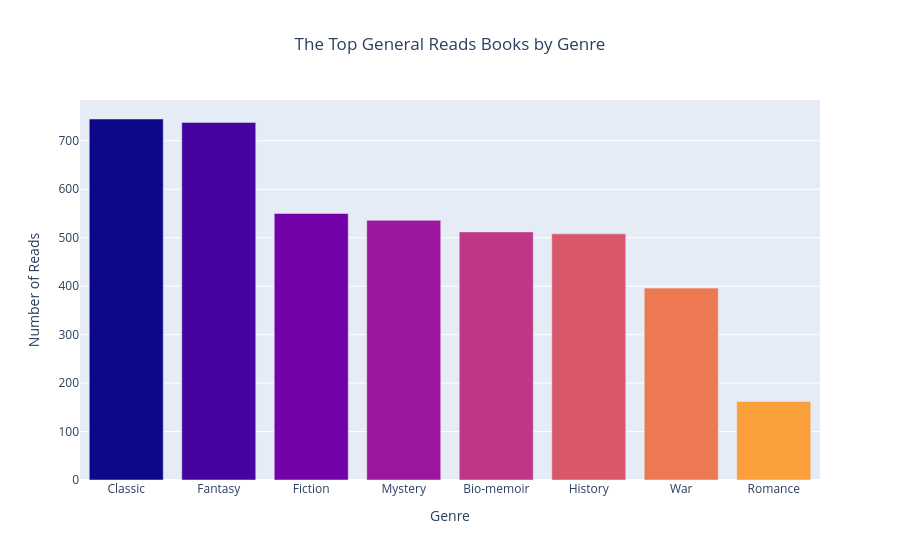

Notebook cell for this chart:
### Code cell
fig_books = px.bar(
    top_per_genre_distinct,
    x='tag_name',
    y='Count',
    color='tag_name',
    color_discrete_sequence=px.colors.sequential.Plasma,
    title='The Top General Reads Books by Genre',
    hover_data={'title': True}  
)


fig_books.update_traces(text=None)

fig_books.update_layout(
    title_x=0.5,
    xaxis_title='Genre',
    yaxis_title='Number of Reads',
    showlegend=False
)

fig_books.show()

### Figure 1 — Plotly figure (JSON) as saved in the notebook; plotly's stock layout.template omitted (floating-point values rounded to 4 significant figures)
{"data": [{"alignmentgroup": "True", "customdata": [["Harry Potter and the Sorcerer's Stone (Harry Potter, #1)"]], "hovertemplate": "tag_name=%{x}<br>Count=%{y}<br>title=%{customdata[0]}<extra></extra>", "legendgroup": "Classic", "marker": {"color": "#0d0887", "pattern": {"shape": ""}}, "name": "Classic", "offsetgroup": "Classic", "orientation": "v", "showlegend": true, "textposition": "auto", "type": "bar", "x": ["Classic"], "xaxis": "x", "y": [745], "yaxis": "y"}, {"alignmentgroup": "True", "customdata": [["The Hunger Games (The Hunger Games, #1)"]], "hovertemplate": "tag_name=%{x}<br>Count=%{y}<br>title=%{customdata[0]}<extra></extra>", "legendgroup": "Fantasy", "marker": {"color": "#46039f", "pattern": {"shape": ""}}, "name": "Fantasy", "offsetgroup": "Fantasy", "orientation": "v", "showlegend": true, "textposition": "auto", "type": "bar", "x": ["Fantasy"], "xaxis": "x", "y": [738], "yaxis": "y"}, {"alignmentgroup": "True", "customdata": [["Twilight (Twilight, #1)"]], "hovertemplate": "tag_name=%{x}<br>Count=%{y}<br>title=%{customdata[0]}<extra></extra>", "legendgroup": "Fiction", "marker": {"color": "#7201a8", "pattern": {"shape": ""}}, "name": "Fiction", "offsetgroup": "Fiction", "orientation": "v", "showlegend": true, "textposition": "auto", "type": "bar", "x": ["Fiction"], "xaxis": "x", "y": [550], "yaxis": "y"}, {"alignmentgroup": "True", "customdata": [["The Great Gatsby"]], "hovertemplate": "tag_name=%{x}<br>Count=%{y}<br>title=%{customdata[0]}<extra></extra>", "legendgroup": "Mystery", "marker": {"color": "#9c179e", "pattern": {"shape": ""}}, "name": "Mystery", "offsetgroup": "Mystery", "orientation": "v", "showlegend": true, "textposition": "auto", "type": "bar", "x": ["Mystery"], "xaxis": "x", "y": [536], "yaxis": "y"}, {"alignmentgroup": "True", "customdata": [["Harry Potter and the Goblet of Fire (Harry Potter, #4)"]], "hovertemplate": "tag_name=%{x}<br>Count=%{y}<br>title=%{customdata[0]}<extra></extra>", "legendgroup": "Bio-memoir", "marker": {"color": "#bd3786", "pattern": {"shape": ""}}, "name": "Bio-memoir", "offsetgroup": "Bio-memoir", "orientation": "v", "showlegend": true, "textposition": "auto", "type": "bar", "x": ["Bio-memoir"], "xaxis": "x", "y": [512], "yaxis": "y"}, {"alignmentgroup": "True", "customdata": [["Harry Potter and the Order of the Phoenix (Harry Potter, #5)"]], "hovertemplate": "tag_name=%{x}<br>Count=%{y}<br>title=%{customdata[0]}<extra></extra>", "legendgroup": "History", "marker": {"color": "#d8576b", "pattern": {"shape": ""}}, "name": "History", "offsetgroup": "History", "orientation": "v", "showlegend": true, "textposition": "auto", "type": "bar", "x": ["History"], "xaxis": "x", "y": [508], "yaxis": "y"}, {"alignmentgroup": "True", "customdata": [["Gone Girl"]], "hovertemplate": "tag_name=%{x}<br>Count=%{y}<br>title=%{customdata[0]}<extra></extra>", "legendgroup": "War", "marker": {"color": "#ed7953", "pattern": {"shape": ""}}, "name": "War", "offsetgroup": "War", "orientation": "v", "showlegend": true, "textposition": "auto", "type": "bar", "x": ["War"], "xaxis": "x", "y": [396], "yaxis": "y"}, {"alignmentgroup": "True", "customdata": [["The Sun Also Rises"]], "hovertemplate": "tag_name=%{x}<br>Count=%{y}<br>title=%{customdata[0]}<extra></extra>", "legendgroup": "Romance", "marker": {"color": "#fb9f3a", "pattern": {"shape": ""}}, "name": "Romance", "offsetgroup": "Romance", "orientation": "v", "showlegend": true, "textposition": "auto", "type": "bar", "x": ["Romance"], "xaxis": "x", "y": [162], "yaxis": "y"}], "layout": {"barmode": "relative", "legend": {"title": {"text": "tag_name"}, "tracegroupgap": 0}, "showlegend": false, "title": {"text": "The Top General Reads Books by Genre ", "x": 0.5}, "xaxis": {"anchor": "y", "categoryarray": ["Classic", "Fantasy", "Fiction", "Mystery", "Bio-memoir", "History", "War", "Romance"], "categoryorder": "array", "domain": [0, 1], "title": {"text": "Genre"}}, "yaxis": {"anchor": "x", "domain": [0, 1], "title": {"text": "Number of Reads"}}}}
